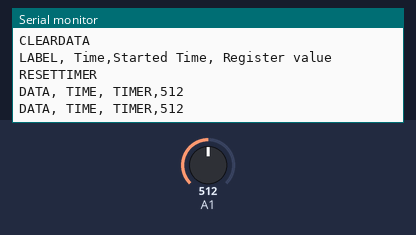
This sketch was run on a simulated Arduino Uno, built with avr-gcc and run on an emulated ATmega328P. Shown: the last lines printed to the serial monitor. The inputs (shaded band) are chosen by the test bench; at power-on: A1 = 512.

Above: at 2.3 s.
2.4 s: A1 set to 716
At 3.5 s:
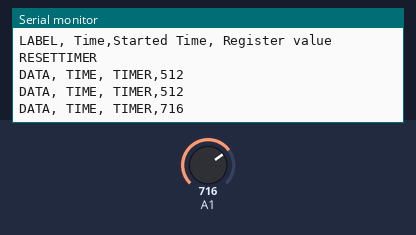
4.5 s: A1 set to 900
At 5.7 s:
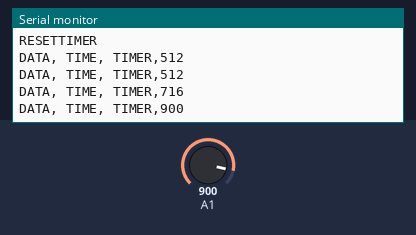
Timing chart, 0 to 7.5 s (numbered marks = the images above; inputs shaded):
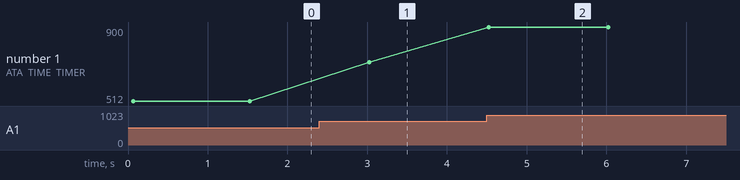

The sketch:

plxdaq.ino
```cpp
void setup() {
  Serial.begin(9600);
  Serial.println("CLEARDATA");
  Serial.println("LABEL, Time,Started Time, Register value");
  Serial.println("RESETTIMER");
}

void loop() {
  int sensorValue = analogRead(A1);
  Serial.print("DATA, TIME, TIMER,");
  Serial.println(sensorValue);
  delay(1500);
}
```

Measured:
- after the input at 2.4 s, the serial monitor: prints a new line after 0.62 s (image 1)
- after the input at 4.5 s, the serial monitor: prints a new line at once (image 2)
- plotted number 1: 512 → 716 after the input at 2.4 s, 716 → 900 after the input at 4.5 s
